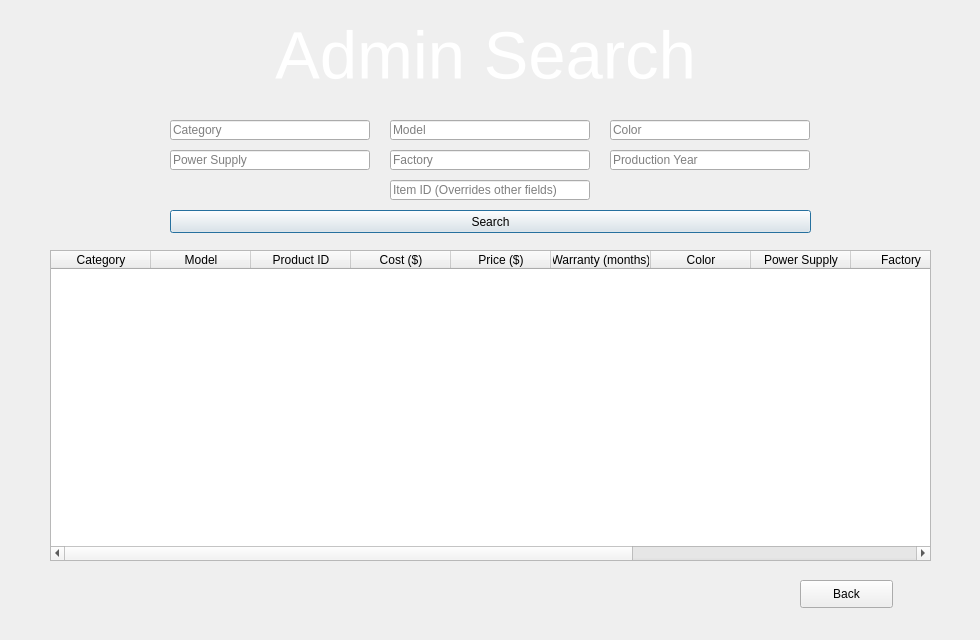
<?xml version="1.0" encoding="UTF-8"?>
<ui version="4.0">
 <class>Dialog</class>
 <widget class="QDialog" name="Dialog">
  <property name="geometry">
   <rect>
    <x>0</x>
    <y>0</y>
    <width>980</width>
    <height>640</height>
   </rect>
  </property>
  <property name="windowTitle">
   <string>Dialog</string>
  </property>
  <widget class="QWidget" name="widget" native="true">
   <property name="geometry">
    <rect>
     <x>0</x>
     <y>0</y>
     <width>980</width>
     <height>640</height>
    </rect>
   </property>
   <property name="minimumSize">
    <size>
     <width>980</width>
     <height>640</height>
    </size>
   </property>
   <property name="styleSheet">
    <string notr="true">QWidget#widget{
background-color: qlineargradient(spread:pad, x1:0.562182, y1:0.466, x2:1, y2:1, stop:0.0454545 rgba(210, 108, 43, 255), stop:0.982955 rgba(255, 255, 255, 255));;}
background-color: rgb(231, 154, 0);
</string>
   </property>
   <widget class="QLabel" name="advsearchLabel">
    <property name="geometry">
     <rect>
      <x>60</x>
      <y>10</y>
      <width>851</width>
      <height>91</height>
     </rect>
    </property>
    <property name="font">
     <font>
      <family>MS Shell Dlg 2</family>
      <pointsize>50</pointsize>
      <weight>10</weight>
      <italic>false</italic>
      <bold>false</bold>
     </font>
    </property>
    <property name="autoFillBackground">
     <bool>false</bool>
    </property>
    <property name="styleSheet">
     <string notr="true">font: 85 50pt &quot;MS Shell Dlg 2&quot;;
color: rgb(255, 255, 255);
</string>
    </property>
    <property name="text">
     <string>Admin Search</string>
    </property>
    <property name="scaledContents">
     <bool>true</bool>
    </property>
    <property name="alignment">
     <set>Qt::AlignCenter</set>
    </property>
   </widget>
   <widget class="QLineEdit" name="catsearch">
    <property name="geometry">
     <rect>
      <x>170</x>
      <y>120</y>
      <width>200</width>
      <height>20</height>
     </rect>
    </property>
    <property name="inputMask">
     <string/>
    </property>
    <property name="text">
     <string/>
    </property>
    <property name="placeholderText">
     <string>Category</string>
    </property>
   </widget>
   <widget class="QPushButton" name="adminsearchBtn">
    <property name="geometry">
     <rect>
      <x>170</x>
      <y>210</y>
      <width>641</width>
      <height>23</height>
     </rect>
    </property>
    <property name="text">
     <string>Search</string>
    </property>
   </widget>
   <widget class="QTableWidget" name="adminsearchtable">
    <property name="geometry">
     <rect>
      <x>50</x>
      <y>250</y>
      <width>881</width>
      <height>311</height>
     </rect>
    </property>
    <property name="minimumSize">
     <size>
      <width>881</width>
      <height>311</height>
     </size>
    </property>
    <property name="frameShape">
     <enum>QFrame::StyledPanel</enum>
    </property>
    <property name="frameShadow">
     <enum>QFrame::Sunken</enum>
    </property>
    <property name="sizeAdjustPolicy">
     <enum>QAbstractScrollArea::AdjustToContents</enum>
    </property>
    <property name="editTriggers">
     <set>QAbstractItemView::NoEditTriggers</set>
    </property>
    <property name="tabKeyNavigation">
     <bool>true</bool>
    </property>
    <property name="showDropIndicator" stdset="0">
     <bool>true</bool>
    </property>
    <property name="selectionBehavior">
     <enum>QAbstractItemView::SelectRows</enum>
    </property>
    <property name="showGrid">
     <bool>true</bool>
    </property>
    <property name="sortingEnabled">
     <bool>false</bool>
    </property>
    <property name="rowCount">
     <number>0</number>
    </property>
    <property name="columnCount">
     <number>12</number>
    </property>
    <attribute name="horizontalHeaderVisible">
     <bool>true</bool>
    </attribute>
    <attribute name="horizontalHeaderCascadingSectionResizes">
     <bool>true</bool>
    </attribute>
    <attribute name="horizontalHeaderHighlightSections">
     <bool>true</bool>
    </attribute>
    <attribute name="horizontalHeaderStretchLastSection">
     <bool>true</bool>
    </attribute>
    <attribute name="verticalHeaderVisible">
     <bool>false</bool>
    </attribute>
    <attribute name="verticalHeaderCascadingSectionResizes">
     <bool>true</bool>
    </attribute>
    <attribute name="verticalHeaderStretchLastSection">
     <bool>false</bool>
    </attribute>
    <column>
     <property name="text">
      <string>Category</string>
     </property>
     <property name="textAlignment">
      <set>AlignCenter</set>
     </property>
    </column>
    <column>
     <property name="text">
      <string>Model</string>
     </property>
     <property name="textAlignment">
      <set>AlignCenter</set>
     </property>
    </column>
    <column>
     <property name="text">
      <string>Product ID</string>
     </property>
     <property name="textAlignment">
      <set>AlignCenter</set>
     </property>
    </column>
    <column>
     <property name="text">
      <string>Cost ($)</string>
     </property>
     <property name="textAlignment">
      <set>AlignCenter</set>
     </property>
    </column>
    <column>
     <property name="text">
      <string>Price ($)</string>
     </property>
     <property name="textAlignment">
      <set>AlignCenter</set>
     </property>
    </column>
    <column>
     <property name="text">
      <string>Warranty (months)</string>
     </property>
     <property name="textAlignment">
      <set>AlignCenter</set>
     </property>
    </column>
    <column>
     <property name="text">
      <string>Color</string>
     </property>
     <property name="textAlignment">
      <set>AlignCenter</set>
     </property>
    </column>
    <column>
     <property name="text">
      <string>Power Supply</string>
     </property>
     <property name="textAlignment">
      <set>AlignCenter</set>
     </property>
    </column>
    <column>
     <property name="text">
      <string>Factory</string>
     </property>
     <property name="textAlignment">
      <set>AlignCenter</set>
     </property>
    </column>
    <column>
     <property name="text">
      <string>Production Year</string>
     </property>
     <property name="textAlignment">
      <set>AlignCenter</set>
     </property>
    </column>
    <column>
     <property name="text">
      <string>Inventory</string>
     </property>
     <property name="textAlignment">
      <set>AlignCenter</set>
     </property>
    </column>
    <column>
     <property name="text">
      <string>Qty Sold</string>
     </property>
     <property name="textAlignment">
      <set>AlignCenter</set>
     </property>
    </column>
   </widget>
   <widget class="QPushButton" name="back2adminhomeBtn">
    <property name="geometry">
     <rect>
      <x>800</x>
      <y>580</y>
      <width>93</width>
      <height>28</height>
     </rect>
    </property>
    <property name="text">
     <string>Back</string>
    </property>
   </widget>
   <widget class="QLineEdit" name="facsearch">
    <property name="geometry">
     <rect>
      <x>390</x>
      <y>150</y>
      <width>200</width>
      <height>20</height>
     </rect>
    </property>
    <property name="placeholderText">
     <string>Factory</string>
    </property>
   </widget>
   <widget class="QLineEdit" name="pyrsearch">
    <property name="geometry">
     <rect>
      <x>610</x>
      <y>150</y>
      <width>200</width>
      <height>20</height>
     </rect>
    </property>
    <property name="placeholderText">
     <string>Production Year</string>
    </property>
   </widget>
   <widget class="QLineEdit" name="pwrsearch">
    <property name="geometry">
     <rect>
      <x>170</x>
      <y>150</y>
      <width>200</width>
      <height>20</height>
     </rect>
    </property>
    <property name="placeholderText">
     <string>Power Supply</string>
    </property>
   </widget>
   <widget class="QLineEdit" name="clrsearch">
    <property name="geometry">
     <rect>
      <x>610</x>
      <y>120</y>
      <width>200</width>
      <height>20</height>
     </rect>
    </property>
    <property name="inputMask">
     <string/>
    </property>
    <property name="text">
     <string/>
    </property>
    <property name="placeholderText">
     <string>Color</string>
    </property>
   </widget>
   <widget class="QLineEdit" name="modsearch">
    <property name="geometry">
     <rect>
      <x>390</x>
      <y>120</y>
      <width>200</width>
      <height>20</height>
     </rect>
    </property>
    <property name="placeholderText">
     <string>Model</string>
    </property>
   </widget>
   <widget class="QLineEdit" name="IIDsearch">
    <property name="geometry">
     <rect>
      <x>390</x>
      <y>180</y>
      <width>200</width>
      <height>20</height>
     </rect>
    </property>
    <property name="text">
     <string/>
    </property>
    <property name="placeholderText">
     <string>Item ID (Overrides other fields)</string>
    </property>
   </widget>
  </widget>
 </widget>
 <tabstops>
  <tabstop>catsearch</tabstop>
  <tabstop>modsearch</tabstop>
  <tabstop>clrsearch</tabstop>
  <tabstop>pwrsearch</tabstop>
  <tabstop>facsearch</tabstop>
  <tabstop>pyrsearch</tabstop>
  <tabstop>IIDsearch</tabstop>
  <tabstop>adminsearchBtn</tabstop>
  <tabstop>adminsearchtable</tabstop>
  <tabstop>back2adminhomeBtn</tabstop>
 </tabstops>
 <resources/>
 <connections>
  <connection>
   <sender>catsearch</sender>
   <signal>returnPressed()</signal>
   <receiver>adminsearchBtn</receiver>
   <slot>click()</slot>
   <hints>
    <hint type="sourcelabel">
     <x>185</x>
     <y>126</y>
    </hint>
    <hint type="destinationlabel">
     <x>185</x>
     <y>223</y>
    </hint>
   </hints>
  </connection>
  <connection>
   <sender>pwrsearch</sender>
   <signal>returnPressed()</signal>
   <receiver>adminsearchBtn</receiver>
   <slot>click()</slot>
   <hints>
    <hint type="sourcelabel">
     <x>226</x>
     <y>163</y>
    </hint>
    <hint type="destinationlabel">
     <x>238</x>
     <y>220</y>
    </hint>
   </hints>
  </connection>
  <connection>
   <sender>modsearch</sender>
   <signal>returnPressed()</signal>
   <receiver>adminsearchBtn</receiver>
   <slot>click()</slot>
   <hints>
    <hint type="sourcelabel">
     <x>415</x>
     <y>127</y>
    </hint>
    <hint type="destinationlabel">
     <x>406</x>
     <y>222</y>
    </hint>
   </hints>
  </connection>
  <connection>
   <sender>facsearch</sender>
   <signal>returnPressed()</signal>
   <receiver>adminsearchBtn</receiver>
   <slot>click()</slot>
   <hints>
    <hint type="sourcelabel">
     <x>472</x>
     <y>163</y>
    </hint>
    <hint type="destinationlabel">
     <x>464</x>
     <y>221</y>
    </hint>
   </hints>
  </connection>
  <connection>
   <sender>IIDsearch</sender>
   <signal>returnPressed()</signal>
   <receiver>adminsearchBtn</receiver>
   <slot>click()</slot>
   <hints>
    <hint type="sourcelabel">
     <x>517</x>
     <y>193</y>
    </hint>
    <hint type="destinationlabel">
     <x>527</x>
     <y>223</y>
    </hint>
   </hints>
  </connection>
  <connection>
   <sender>clrsearch</sender>
   <signal>returnPressed()</signal>
   <receiver>adminsearchBtn</receiver>
   <slot>click()</slot>
   <hints>
    <hint type="sourcelabel">
     <x>645</x>
     <y>136</y>
    </hint>
    <hint type="destinationlabel">
     <x>646</x>
     <y>223</y>
    </hint>
   </hints>
  </connection>
  <connection>
   <sender>pyrsearch</sender>
   <signal>returnPressed()</signal>
   <receiver>adminsearchBtn</receiver>
   <slot>click()</slot>
   <hints>
    <hint type="sourcelabel">
     <x>703</x>
     <y>158</y>
    </hint>
    <hint type="destinationlabel">
     <x>698</x>
     <y>229</y>
    </hint>
   </hints>
  </connection>
 </connections>
</ui>
